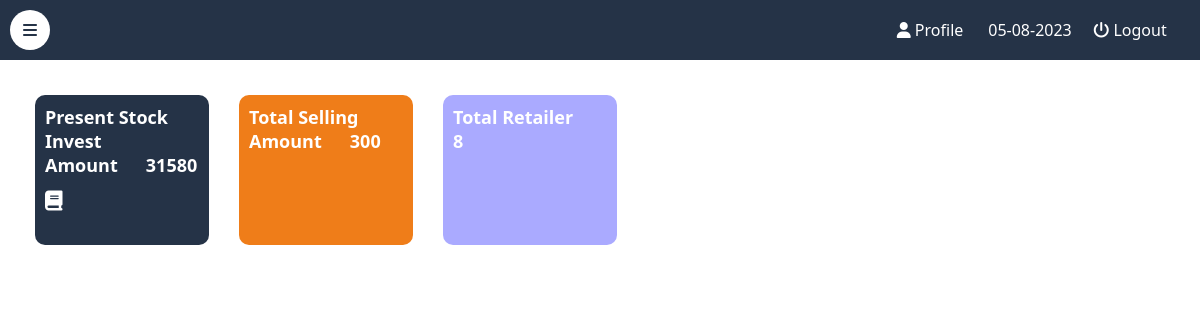
/Admin/dashboard.php (signed in), run on an earlier commit of the app's database.
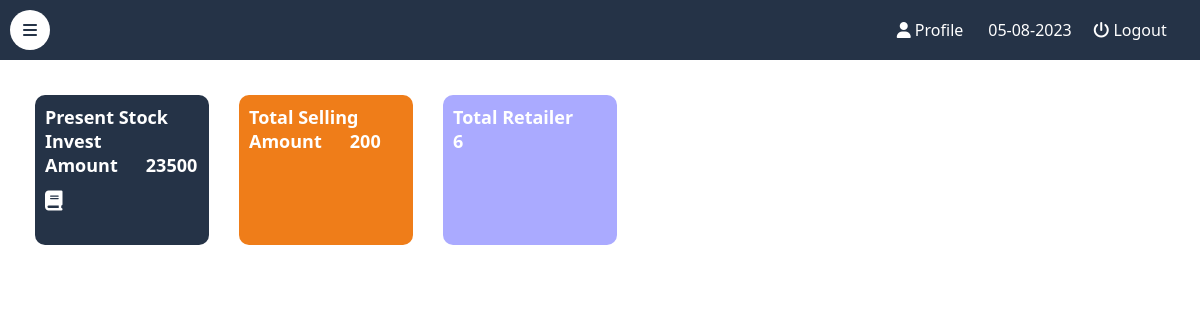
And on a later commit of the database.
### tables this page shows
CREATE TABLE IF NOT EXISTS `ag_sells_order_cart` (
  `ag_sells_order_id` int NOT NULL AUTO_INCREMENT,
  `ag_customer_no` int NOT NULL,
  `ag_sells_invoice_no` int NOT NULL,
  `ag_part_no` int NOT NULL,
  `ag_part_name` varchar(30) NOT NULL,
  `ag_mg_company_name` varchar(30) NOT NULL,
  `ag_sells_qty` int NOT NULL,
  `ag_sells_price` decimal(10,2) NOT NULL,
  `ag_sells_purchase_price` decimal(10,2) NOT NULL,
  `ag_sells_discount` int NOT NULL,
  `ag_sells_tax` int NOT NULL,
  `ag_sells_date` date NOT NULL,
  `ag_sells_status` int NOT NULL COMMENT '1-Active\r\n2-In active',
  PRIMARY KEY (`ag_sells_order_id`)
);

### Admin/addons/logic.php (the view, shortened to what this page needs)
<?php
    global $con;
    function get_expense() {
        global $con;
        $get_expense = "select * from ag_part";
        $expense_get = $con->prepare($get_expense, array(PDO::ATTR_CURSOR => PDO::CURSOR_FWDONLY));
        $expense_get->setFetchMode(PDO::FETCH_ASSOC);
        $expense_get->execute();
        $total_part_expense = 0;
        while ($rw_expense = $expense_get->fetch()):
            $ag_part_qty = $rw_expense['ag_part_qty'];
            $ag_part_purchase_price = $rw_expense['ag_part_purchase_price'];
            $part_total = $ag_part_qty * $ag_part_purchase_price;
            $total_part_expense += $part_total;
        endwhile;
        $get_hold = "select * from ag_part_hold_stock where ag_hold_status=1;";
        $hold_get = $con->prepare($get_hold, array(PDO::ATTR_CURSOR => PDO::CURSOR_FWDONLY));
        $hold_get->setFetchMode(PDO::FETCH_ASSOC);
        $hold_get->execute();
        $total_hold_expense = 0;
        while ($rw_hold = $hold_get->fetch()):
            $ag_new_pp = $rw_hold['ag_new_pp'];
            $ag_hold_qty = $rw_hold['ag_hold_qty'];
            $hold_total = $ag_new_pp * $ag_hold_qty;
            $total_hold_expense += $hold_total;
        endwhile;
        $total_expense = $total_part_expense + $total_hold_expense;
        echo "$total_expense";
    }
    function get_selling(){
        global $con;
        $get_sell="select * from ag_sells_order_cart";
        $sell_get = $con->prepare($get_sell, array(PDO::ATTR_CURSOR => PDO::CURSOR_FWDONLY));
        $sell_get->setFetchMode(PDO::FETCH_ASSOC);
        $sell_get->execute();
        while($rw_sell = $sell_get->fetch()):
         $ag_sells_price=$rw_sell['ag_sells_price'];
         $ag_sells_qty=$rw_sell['ag_sells_qty'];
         $sell_total= $ag_sells_price * $ag_sells_qty;
        endwhile;
        $total_sell_amount =+ $sell_total;
        echo $total_sell_amount;
    }
    function get_retailer_count(){
        global $con;
        $get_retailer="select * from ag_retailer";
        $retailer_get=$con->prepare($get_retailer,array(PDO::ATTR_CURSOR => PDO::CURSOR_FWDONLY));
        $retailer_get->setFetchMode(PDO::FETCH_ASSOC);
        $retailer_get->execute();
        $count_retailer=$retailer_get->rowCount();
        echo $count_retailer;
    }
?>

### Admin/dashboard.php (shortened to what this page needs)
<!DOCTYPE html>
<html lang="en">
    <head>
        <link rel="stylesheet" href="css/style.css" />
        <link rel="stylesheet" href="https://cdnjs.cloudflare.com/ajax/libs/font-awesome/6.4.0/css/all.min.css" />
    </head>
    <body>
            <?php
                include("addons/header.php");
                include("addons/apna_garage.php");
                include("addons/logic.php");
            ?>
            <div id='container'>
                <div class="dcard" style='background: #253347;'>
                    <p>Present Stock Invest Amount&nbsp;&nbsp;&nbsp;&nbsp;&nbsp; <?php  echo get_expense(); ?></p>
                    <a href="sales_report.php"><i class="fa-solid fa-book"></i></a>
                </div>
                <div class="dcard" style='background: #ef7d19;'>
                    <p>Total Selling Amount&nbsp;&nbsp;&nbsp;&nbsp;&nbsp; <?php  echo get_selling(); ?></p>
                </div>
                <div class="dcard" style='background: #aaaaff;'>
                    <p>Total Retailer&nbsp;&nbsp;&nbsp;&nbsp;&nbsp; <?php  echo get_retailer_count(); ?></p>
                </div>
            </div>
    </body>
</html>

### Admin/addons/header.php
<header>
    <i class="fa-solid fa-bars bar"></i>
    <ul>
        <li><a href="profile.php"><i class="fa-solid fa-user"></i> Profile</a></li>
        <li><a href='#'><?php echo date('d-m-Y'); ?></a></li>
        <li><a href="logout.php"><i class="fa-solid fa-power-off"></i> Logout</a></li>
    </ul>
</header>

### Admin/css/style.css (style rules this page uses)
* { margin: 0; padding: 0; box-sizing: border-box; font-family: 'Noto Sans', sans-serif;list-style: none; text-decoration: none; }
body { background: #dee4ec; }
header { z-index: 3; padding-right: 20px; background:#253347; width:100%; height:60px;position: fixed; }
.bar { background:#fff; color:#253347; margin:10px 0px 0px 10px; cursor: pointer; border-radius: 100%; width:40px; height: 40px; line-height: 40px !important; text-align: center; }
header ul { float: right; }
header ul li { width:100px; height:40px; line-height: 40px; float: left; margin:10px 0px; text-align: center; }
header ul li a { color:#fff; }
#container { transition: all 0.3s; height: 100vh; padding:80px 20px 20px 20px; background: #fff; }
.dcard { width:15%; height:150px;margin:15px !important;border-radius: 10px;float:left; }
.dcard p { color:#fff;font-size: 18px;font-weight: bold;text-align: left;padding: 10px; }
.dcard a { color:#fff;font-size: 20px;font-weight: bold;text-align: left;padding: 10px; }

What changed in the data, as far as the page shows it:
removed ag_sells_order_cart: total_sell_amount "300"
added ag_sells_order_cart: total_sell_amount "200"
Also different on the page:
$total_expense: "31580" → "23500"
$count_retailer: "8" → "6"
